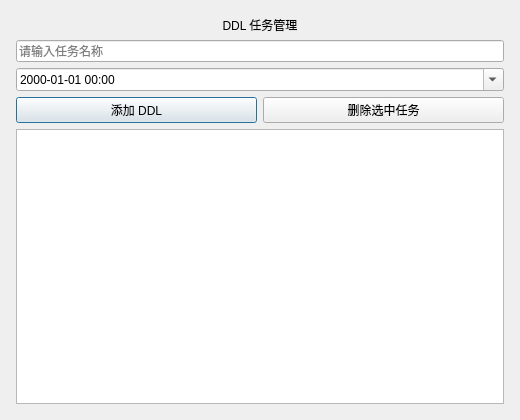
<?xml version="1.0" encoding="UTF-8"?>
<ui version="4.0">
 <class>DDLDialog</class>
 <widget class="QDialog" name="DDLDialog">
  <property name="geometry">
   <rect>
    <x>0</x>
    <y>0</y>
    <width>520</width>
    <height>420</height>
   </rect>
  </property>
  <property name="minimumSize">
   <size>
    <width>460</width>
    <height>360</height>
   </size>
  </property>
  <property name="windowTitle">
   <string>DDL 管理</string>
  </property>
  <layout class="QVBoxLayout" name="verticalLayout">
   <property name="leftMargin"><number>16</number></property>
   <property name="topMargin"><number>16</number></property>
   <property name="rightMargin"><number>16</number></property>
   <property name="bottomMargin"><number>16</number></property>
   <item>
    <widget class="QLabel" name="titleLabel">
     <property name="text">
      <string>DDL 任务管理</string>
     </property>
     <property name="alignment">
      <set>Qt::AlignCenter</set>
     </property>
    </widget>
   </item>
   <item>
    <widget class="QLineEdit" name="taskEdit">
     <property name="placeholderText">
      <string>请输入任务名称</string>
     </property>
    </widget>
   </item>
   <item>
    <widget class="QDateTimeEdit" name="deadlineEdit">
     <property name="calendarPopup">
      <bool>true</bool>
     </property>
     <property name="displayFormat">
      <string>yyyy-MM-dd HH:mm</string>
     </property>
    </widget>
   </item>
   <item>
    <layout class="QHBoxLayout" name="buttonLayout">
     <item>
      <widget class="QPushButton" name="addButton">
       <property name="text">
        <string>添加 DDL</string>
       </property>
      </widget>
     </item>
     <item>
      <widget class="QPushButton" name="deleteButton">
       <property name="text">
        <string>删除选中任务</string>
       </property>
      </widget>
     </item>
    </layout>
   </item>
   <item>
    <widget class="QListWidget" name="taskList"/>
   </item>
  </layout>
 </widget>
 <resources/>
 <connections/>
</ui>
